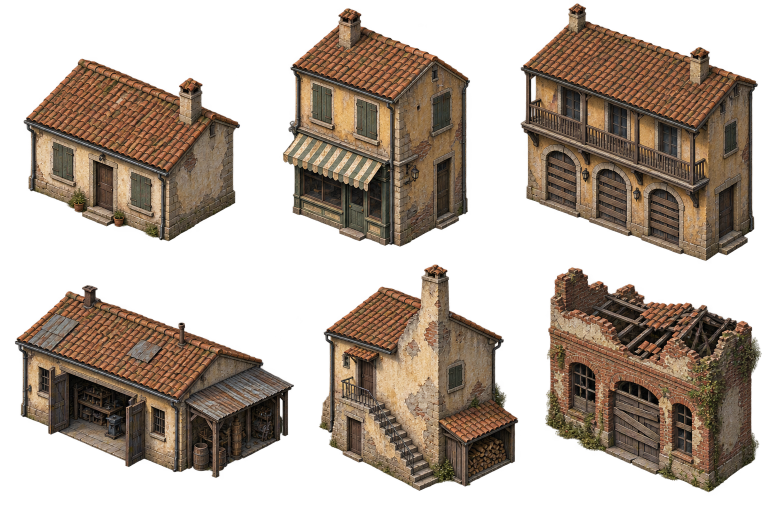
#> input picture reference/maquette/No-Mans-Land_Reconstruction/07_MAQUETTE_ARCHIVE_v0.13/art-source/settlement-v9-dusk.png, 1536 x 1024 px, found by its file name (shown at 1/2 size)
$ python tools_assets.py
#> lines starting #> are read from the running program, lines starting #| are printed output that depends on the picture
# Pipeline d'assets v3 (reproductible). Sources jamais modifiées : on lit, on écrit dans game/assets/.
import numpy as np, json
from PIL import Image
S='/workspace/nml/src/a/No-Mans-Land_Reconstruction/07_MAQUETTE_ARCHIVE_v0.13/art-source/'
G='/cursor/stores/store-316802a2-159c-4040-b26c-d4482758b85e/grok-bot/agents/5b481b92-c3dc-4cae-a775-eb657c8f04f3/attachments/'
OUT='/workspace/nml/game/assets/'
# 1) façades redressées (quadrilatère de la vue iso -> rectangle)
F={'cottage_s':('settlement-v9-dusk.png',(65,255),(68,390),(325,478),(325,350),(512,256)),
'cottage_e':('settlement-v9-dusk.png',(330,350),(330,478),(452,400),(450,232),(256,256)),
'palazzo_s':('buildings-v6.png',(50,160),(50,405),(265,488),(265,210),(512,512)),
'palazzo_e':('buildings-v6.png',(265,210),(265,488),(470,390),(470,130),(512,512)),
'ruin_s':('settlement-v9-dusk.png',(1100,635),(1100,850),(1420,940),(1420,695),(512,256)),
'ruin_e':('settlement-v9-dusk.png',(1420,660),(1420,945),(1505,920),(1505,650),(128,256)),
'yellow_s':('buildings-v6.png',(25,635),(25,870),(240,960),(240,680),(512,512)),
'yellow_e':('buildings-v6.png',(240,680),(240,960),(455,870),(455,640),(512,512)),
'shop_s':('settlement-v9-dusk.png',(590,140),(590,450),(782,480),(782,215),(384,512)),
'shop_e':('settlement-v9-dusk.png',(782,215),(782,480),(932,410),(932,130),(320,512)),
'garage_s':('settlement-v9-dusk.png',(1058,140),(1058,395),(1410,510),(1410,325),(640,384))}
cat={}
for k,(f,tl,bl,br,tr,sz) in F.items():
  im=Image.open(S+f).convert('RGBA').transform(sz,Image.QUAD,(*tl,*bl,*br,*tr),Image.BICUBIC)
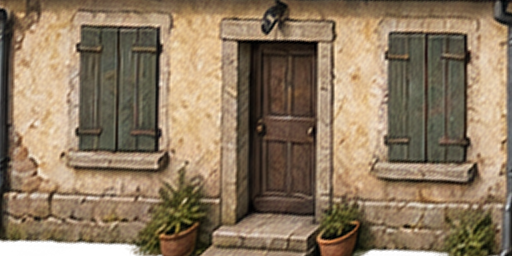
#> im: PIL image 512x256 RGBA; mean R, G, B, A 136.3, 116.2, 91, 248.1; transparent parts drawn white
  bg=Image.new('RGBA',sz,(120,100,80,255)); bg.alpha_composite(im); bg.convert('RGB').save(OUT+'mockup/'+k+'.webp',quality=88)
#> after `bg = Image.new('RGBA', sz, (120, 100, 80, 255))`:
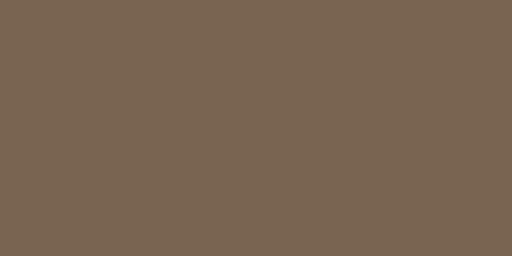
#> bg: PIL image 512x256 RGBA; mean R, G, B, A 120, 100, 80, 255
#> after `bg = Image.new('RGBA', sz, (120, 100, 80, 255))`:
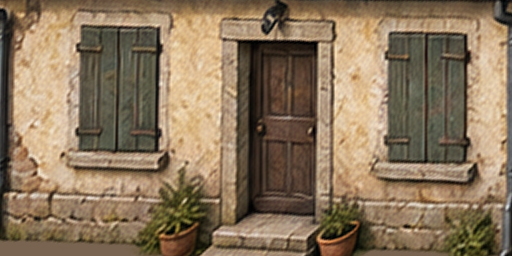
#> saved as cottage_s.webp: PIL image 512x256 RGB; mean R, G, B 137.7, 117.3, 92
#> pass 3 of the loop `for k,(f,tl,bl,br,tr,sz) in F.items():`:
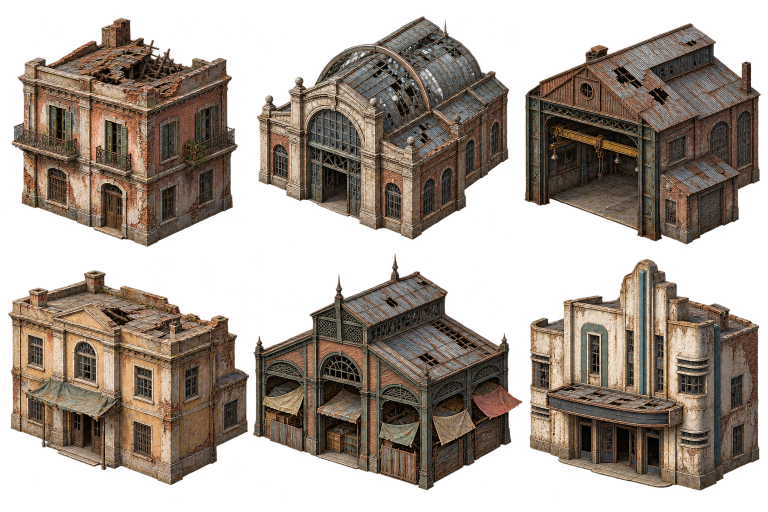
#> input picture reference/maquette/No-Mans-Land_Reconstruction/07_MAQUETTE_ARCHIVE_v0.13/art-source/buildings-v6.png, 1536 x 1024 px, found by its file name (shown at 1/2 size)
#> im: PIL image 512x512 RGBA
#> bg: PIL image 512x512 RGBA
#> `bg = Image.new('RGBA', sz, (120, 100, 80, 255))`:
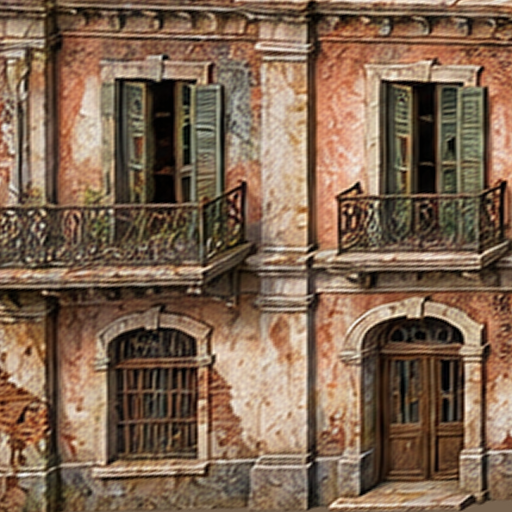
#> saved as palazzo_s.webp: PIL image 512x512 RGB; mean R, G, B 127.5, 101.7, 80.4
#> the loop made 11 passes; the first 3 are shown
  cat[k]={'source':f,'quad':[tl,bl,br,tr],'px':sz}
# 2) toits (recadrages) et sols (tuiles terrain-v4 6x4 de 256 px)
R={'roof_tiles':('settlement-v9-dusk.png',(150,170,330,250)),'roof_palazzo':('buildings-v6.png',(170,115,360,175)),
   'roof_ruin':('settlement-v9-dusk.png',(1220,610,1420,690)),'roof_flat':('buildings-v6.png',(250,600,410,650))}
#> R = {'roof_tiles': ('settlement-v9-dusk.png', (150, 170, 330, 250)), 'roof_palazzo': ('buildings-v6.png', (170, 115, 360, 175)), 'roof_ruin': ('settlement-v9-dusk.png', (1220, 610, 1420, 690)), 'roof_flat': ('buildings-v6.png', (250, 600, 410, 650))}
for k,(f,b) in R.items(): Image.open(S+f).convert('RGB').crop(b).resize((256,128)).save(OUT+'mockup/'+k+'.webp',quality=85); cat[k]={'source':f,'crop':b}
#> after `Image.open(S + f).convert('RGB').crop(b).resize((256, 128)).save(OUT +`:
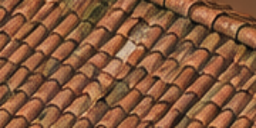
#> saved as roof_tiles.webp: PIL image 256x128 RGB; mean R, G, B 133.3, 88.5, 59.8
#> pass 3 of the loop `for k,(f,b) in R.items(): Image.open(S+f).convert('RGB').crop(b).resiz..`:
#> `Image.open(S + f).convert('RGB').crop(b).resize((256, 128)).save(OUT +`:
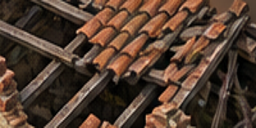
#> saved as roof_ruin.webp: PIL image 256x128 RGB; mean R, G, B 83.4, 62.4, 48.8
#> the loop made 4 passes; the first 3 are shown
# planches 3x2 de tuiles 512 px
T={'g_sand':('terrain-v4.png',0,0),'g_asphalt':('terrain-v4.png',1,0),'g_dirt':('terrain-nature-v4.png',0,0),'g_gravel':('terrain-nature-v4.png',1,0),
   'g_grass':('terrain-nature-v4.png',2,0),'g_concrete':('terrain-nature-v4.png',1,1),'g_stone':('terrain-nature-v4.png',2,1)}
for k,(f,c,r) in T.items(): Image.open(S+f).convert('RGB').crop((c*512,r*512,c*512+512,r*512+512)).resize((384,384)).save(OUT+'mockup/'+k+'.webp',quality=88); cat[k]={'source':f,'tile512':[c,r]}
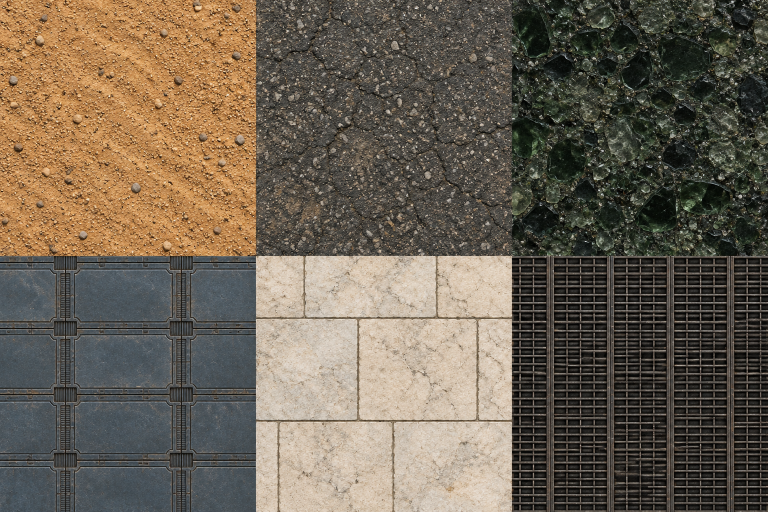
#> input picture reference/maquette/No-Mans-Land_Reconstruction/07_MAQUETTE_ARCHIVE_v0.13/art-source/terrain-v4.png, 1536 x 1024 px, found by its file name (shown at 1/2 size)
#> after `Image.open(S + f).convert('RGB').crop((c * 512, r * 512, c * 512 + 512`:
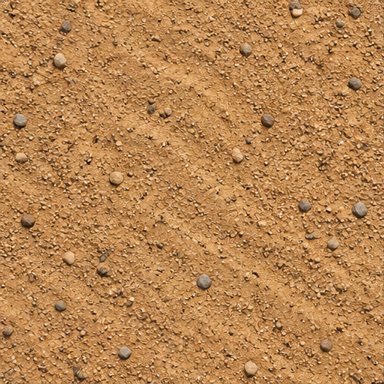
#> saved as g_sand.webp: PIL image 384x384 RGB; mean R, G, B 184, 133.5, 82.1
#> pass 3 of the loop `for k,(f,c,r) in T.items(): Image.open(S+f).convert('RGB').crop((c*512..`:
#> (the run stopped early here; a loop or call above may not have finished)
